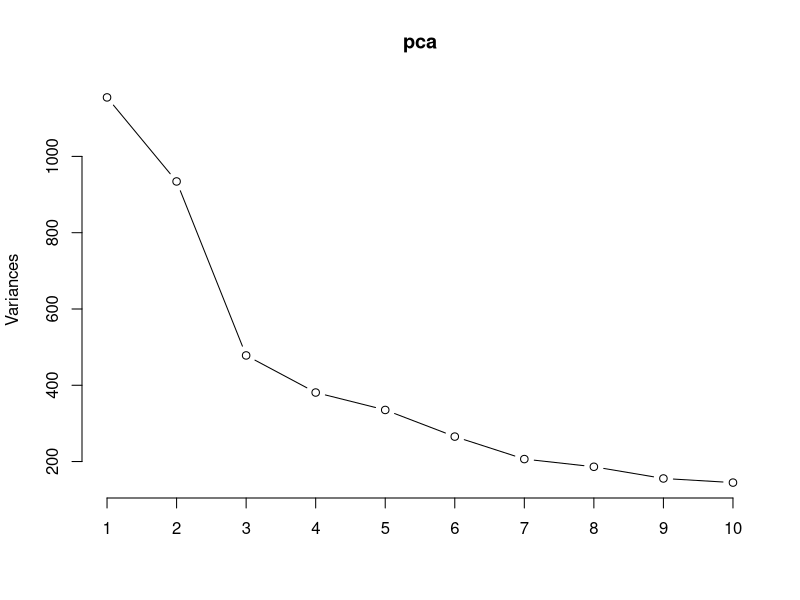
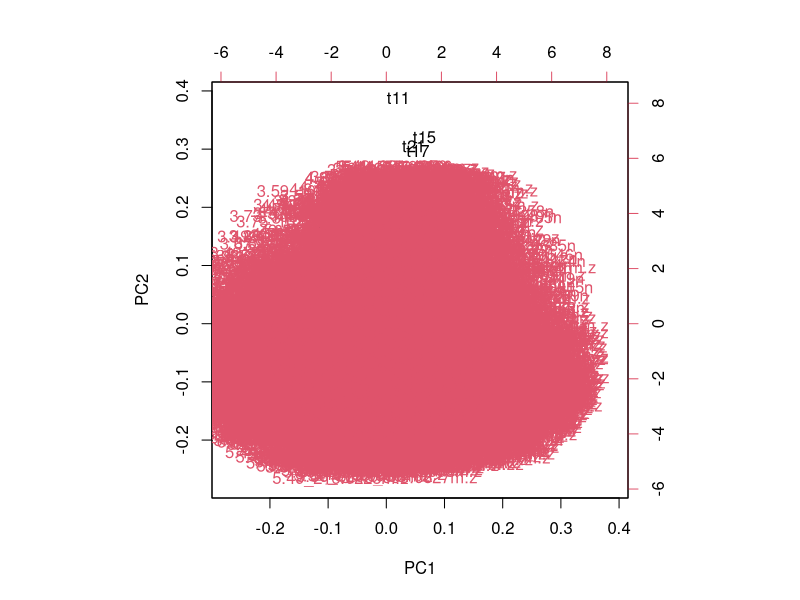
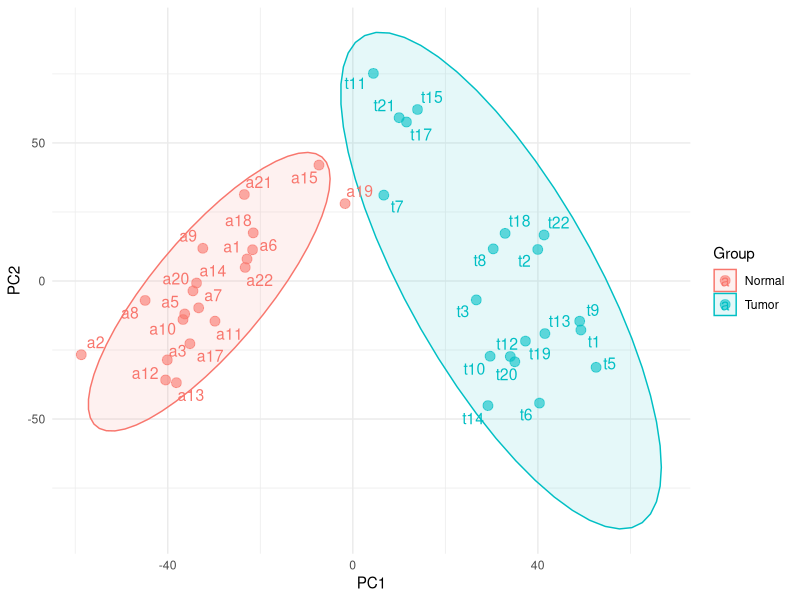

The R script that drew these images, in order:
library(ggplot2)
library(ggrepel)

# Load data
dataSet <- read.csv("measurements_real_data.csv", header = 1)
colnames(dataSet) <- gsub("X", "", colnames(dataSet))
rownames(dataSet) <- dataSet$Sample

# Extract data for an easier time
classes <- dataSet$Group
variables <- colnames(dataSet)[-c(1,2)]

matrix <- apply(dataSet[,-c(1, 2)], 2, as.numeric)
rownames(matrix) <- dataSet$Sample

# Principal Component Analysis 
  # for dirty or not normalized datasets, use:
  #   center = TRUE (x_1 - mean(x_i)), 
  #   scale. = TRUE (x_1/sd(x_i)).
pca <- prcomp(
  matrix,
  scale = TRUE,
  center = TRUE
) 
typeof(pca)
summary(pca)


# Standard Deviations
pca_stdev <- pca[[1]] 


# Loadings/Eigenvectors
loadings <- cbind.data.frame(variables, pca$rotation)


# Simple Plot
## Scree-plot
plot(pca, type= "l")

## Eigenvectors (in red; not quite visible...)
biplot(pca)

# GGPLOT
## PCA Coordenates
coordinates <- cbind.data.frame(
  Samples = dataSet$Sample, 
  Group = classes,
  pca$x[,1:2]
) # PCs in columns

## Actual plot
ggplot(coordinates, aes(x= PC1, y= PC2, col= Group, fill= Group)) +
  stat_ellipse(geom= "polygon", alpha= 0.1) +
  geom_point(size= 3, alpha= 0.6) +
  geom_text_repel(label = coordinates$Samples, size = 4, segment.color = "gray50") +
  #geom_text(label = coordinates$Samples, size = 4, vjust= -1, hjust = -0.2)
  theme_minimal()
